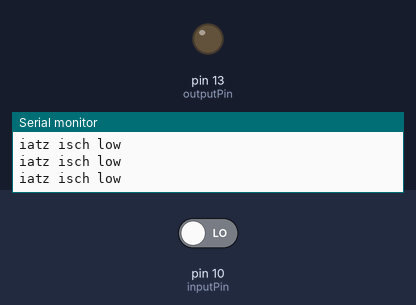
Recording of a sketch running on a simulated Arduino Uno, built with avr-gcc and run on an emulated ATmega328P. Parts: output pins drawn as LEDs (lit = HIGH), the last lines printed to the serial monitor. Inputs (shaded band) come from the test bench; at power-on: pin 10 (inputPin) LOW.

Above: at 1.2 s.
1.3 s: pin 10 (inputPin) driven HIGH
At 1.9 s:
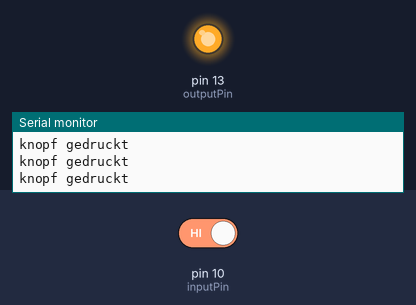
2.8 s: pin 10 (inputPin) driven LOW
Timing chart, 0 to 5.8 s (numbered marks = the images above; inputs shaded):
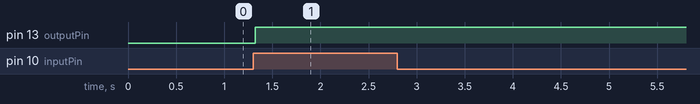

The sketch:

ledblinken.ino
```cpp
boolean obein = false;
int inputPin = 10;
int outputPin = 13;

void setup() {  // initialize digital pin 13 as an output.
   pinMode(outputPin, OUTPUT);
   pinMode(inputPin, INPUT);
   Serial.begin(9600);
}

// the loop function runs over and over again forever

void loop() {
    if (digitalRead(inputPin) == HIGH) {
      Serial.println("knopf gedruckt");
      obein = true;
    } else if (digitalRead(inputPin) == LOW) {      //brauch GND damit olm low isch, sunst tuat olm awian komisch......
      Serial.println("iatz isch low");
    }

    if (digitalRead(inputPin) == HIGH && obein == true){
       //Serial.println("knopf noamol gedruckt");
       obein == false;
    }

    if(obein) {
      //Serial.println("led ein");
      digitalWrite(outputPin, HIGH); // turn the LED on (HIGH is the voltage level)
    } else {
      //Serial.println("led aus");
      digitalWrite(outputPin, LOW);
    }

}
```

Measured:
- after the input at 1.3 s, pin 13 (outputPin): LOW → HIGH at once
